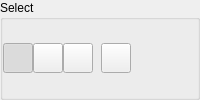
            <widget class="QGroupBox" name="SelectGroup" >
             <property name="sizePolicy" >
              <sizepolicy>
               <hsizetype>7</hsizetype>
               <vsizetype>0</vsizetype>
               <horstretch>255</horstretch>
               <verstretch>0</verstretch>
              </sizepolicy>
             </property>
             <property name="maximumSize" >
              <size>
               <width>16777215</width>
               <height>16777215</height>
              </size>
             </property>
             <property name="sizeIncrement" >
              <size>
               <width>1</width>
               <height>0</height>
              </size>
             </property>
             <property name="title" >
              <string>Select</string>
             </property>
             <layout class="QHBoxLayout" >
              <property name="margin" >
               <number>0</number>
              </property>
              <property name="spacing" >
               <number>0</number>
              </property>
              <item>
               <layout class="QHBoxLayout" >
                <property name="margin" >
                 <number>0</number>
                </property>
                <property name="spacing" >
                 <number>0</number>
                </property>
                <item>
                 <widget class="QPushButton" name="SelectAtomsButton" >
                  <property name="sizePolicy" >
                   <sizepolicy>
                    <hsizetype>0</hsizetype>
                    <vsizetype>0</vsizetype>
                    <horstretch>0</horstretch>
                    <verstretch>0</verstretch>
                   </sizepolicy>
                  </property>
                  <property name="minimumSize" >
                   <size>
                    <width>30</width>
                    <height>30</height>
                   </size>
                  </property>
                  <property name="maximumSize" >
                   <size>
                    <width>30</width>
                    <height>30</height>
                   </size>
                  </property>
                  <property name="toolTip" >
                   <string>Select atoms or groups of atoms</string>
                  </property>
                  <property name="text" >
                   <string/>
                  </property>
                  <property name="icon" >
                   <iconset resource="icons.qrc" >:/select/icons/select_atoms.svg</iconset>
                  </property>
                  <property name="checkable" >
                   <bool>true</bool>
                  </property>
                  <property name="checked" >
                   <bool>true</bool>
                  </property>
                  <property name="autoExclusive" >
                   <bool>true</bool>
                  </property>
                 </widget>
                </item>
                <item>
                 <widget class="QPushButton" name="SelectMoleculesButton" >
                  <property name="sizePolicy" >
                   <sizepolicy>
                    <hsizetype>0</hsizetype>
                    <vsizetype>0</vsizetype>
                    <horstretch>0</horstretch>
                    <verstretch>0</verstretch>
                   </sizepolicy>
                  </property>
                  <property name="minimumSize" >
                   <size>
                    <width>30</width>
                    <height>30</height>
                   </size>
                  </property>
                  <property name="maximumSize" >
                   <size>
                    <width>30</width>
                    <height>30</height>
                   </size>
                  </property>
                  <property name="toolTip" >
                   <string>Select bound groups of atoms</string>
                  </property>
                  <property name="text" >
                   <string/>
                  </property>
                  <property name="icon" >
                   <iconset resource="icons.qrc" >:/select/icons/select_molecules.svg</iconset>
                  </property>
                  <property name="checkable" >
                   <bool>true</bool>
                  </property>
                  <property name="autoExclusive" >
                   <bool>true</bool>
                  </property>
                 </widget>
                </item>
                <item>
                 <widget class="QPushButton" name="SelectElementsButton" >
                  <property name="sizePolicy" >
                   <sizepolicy>
                    <hsizetype>0</hsizetype>
                    <vsizetype>0</vsizetype>
                    <horstretch>0</horstretch>
                    <verstretch>0</verstretch>
                   </sizepolicy>
                  </property>
                  <property name="minimumSize" >
                   <size>
                    <width>30</width>
                    <height>30</height>
                   </size>
                  </property>
                  <property name="maximumSize" >
                   <size>
                    <width>30</width>
                    <height>30</height>
                   </size>
                  </property>
                  <property name="toolTip" >
                   <string>Select elements</string>
                  </property>
                  <property name="text" >
                   <string/>
                  </property>
                  <property name="icon" >
                   <iconset resource="icons.qrc" >:/select/icons/select_element.svg</iconset>
                  </property>
                  <property name="checkable" >
                   <bool>true</bool>
                  </property>
                  <property name="autoExclusive" >
                   <bool>true</bool>
                  </property>
                 </widget>
                </item>
                <item>
                 <spacer>
                  <property name="orientation" >
                   <enum>Qt::Horizontal</enum>
                  </property>
                  <property name="sizeType" >
                   <enum>QSizePolicy::Fixed</enum>
                  </property>
                  <property name="sizeHint" >
                   <size>
                    <width>8</width>
                    <height>20</height>
                   </size>
                  </property>
                 </spacer>
                </item>
                <item>
                 <widget class="QPushButton" name="SelectExpandButton" >
                  <property name="sizePolicy" >
                   <sizepolicy>
                    <hsizetype>0</hsizetype>
                    <vsizetype>0</vsizetype>
                    <horstretch>0</horstretch>
                    <verstretch>0</verstretch>
                   </sizepolicy>
                  </property>
                  <property name="minimumSize" >
                   <size>
                    <width>30</width>
                    <height>30</height>
                   </size>
                  </property>
                  <property name="maximumSize" >
                   <size>
                    <width>30</width>
                    <height>30</height>
                   </size>
                  </property>
                  <property name="toolTip" >
                   <string>Expand the current selection to bound atoms</string>
                  </property>
                  <property name="text" >
                   <string/>
                  </property>
                  <property name="icon" >
                   <iconset resource="icons.qrc" >:/select/icons/select_expand.svg</iconset>
                  </property>
                 </widget>
                </item>
                <item>
                 <spacer>
                  <property name="orientation" >
                   <enum>Qt::Horizontal</enum>
                  </property>
                  <property name="sizeHint" >
                   <size>
                    <width>40</width>
                    <height>20</height>
                   </size>
                  </property>
                 </spacer>
                </item>
               </layout>
              </item>
             </layout>
            </widget>
